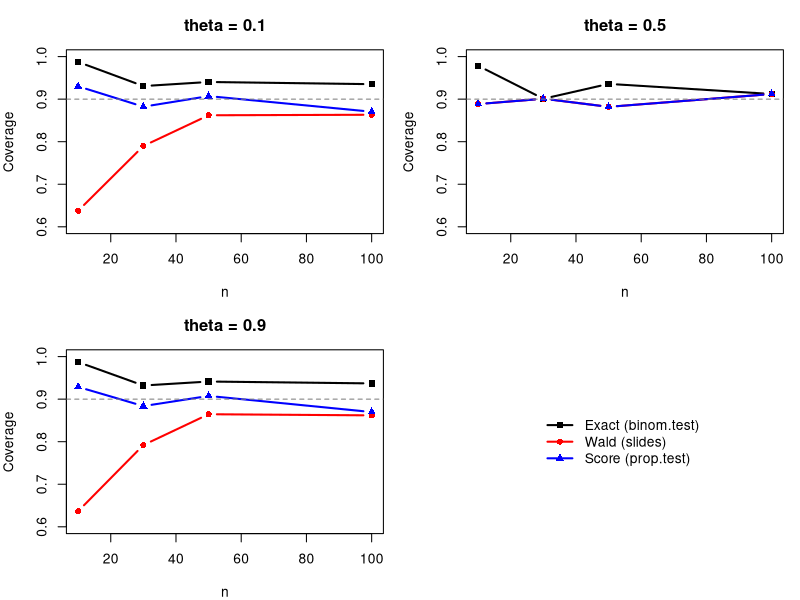

This figure's R source:
# Problem 1.1
# Exact, Wald, and Score confidence intervals using binom.test and prop.test directly

set.seed(47)

ns <- c(10, 30, 50, 100)
thetas <- c(0.1, 0.5, 0.9)
N <- 1e5
alpha <- 0.10
z <- qnorm(1 - alpha/2)

results <- data.frame()

for (n in ns) {
  # 1. Exact interval using binom.test directly
  exact_ci <- sapply(0:n, function(s) {
    binom.test(s, n, conf.level = 0.90)$conf.int
  })
  
  # 2. Wald interval using the Z formula from the slides
  wald_ci <- sapply(0:n, function(s) {
    p <- s / n
    p + c(-1, 1) * z * sqrt(p * (1 - p) / n)
  })
  
  # 3. Approximate interval using prop.test with correct = FALSE directly
  score_ci <- sapply(0:n, function(s) {
    prop.test(s, n, conf.level = 0.90, correct = FALSE)$conf.int
  })
  
  for (theta in thetas) {
    # Generate N binomial random numbers
    S <- rbinom(N, size = n, prob = theta)
    
    # Check the fraction of times theta is inside each interval
    cov_exact <- mean(exact_ci[1, S + 1] <= theta & theta <= exact_ci[2, S + 1])
    cov_wald  <- mean(wald_ci[1, S + 1] <= theta & theta <= wald_ci[2, S + 1])
    cov_score <- mean(score_ci[1, S + 1] <= theta & theta <= score_ci[2, S + 1])
    
    results <- rbind(results, data.frame(
      n = n, theta = theta,
      Exact = cov_exact, Wald = cov_wald, Score = cov_score
    ))
  }
}

print(round(results, 4))

# Plot results
par(mfrow = c(2, 2), mar = c(4, 4, 3, 1))
for (th in thetas) {
  sub_res <- results[results$theta == th, ]
  matplot(sub_res$n, sub_res[, c("Exact", "Wald", "Score")],
          type = "b", pch = 15:17, lty = 1, lwd = 2,
          col = c("black", "red", "blue"), ylim = c(0.6, 1.0),
          xlab = "n", ylab = "Coverage", main = paste("theta =", th))
  abline(h = 0.90, lty = 2, col = "gray50")
}
plot.new()
legend("center", legend = c("Exact (binom.test)", "Wald (slides)", "Score (prop.test)"),
       col = c("black", "red", "blue"), pch = 15:17, lwd = 2, bty = "n")
